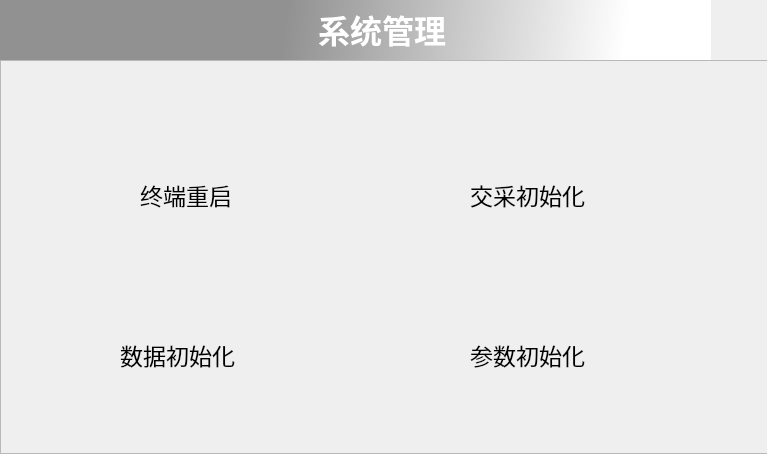
<?xml version="1.0" encoding="UTF-8"?>
<ui version="4.0">
 <class>SysManage</class>
 <widget class="QWidget" name="SysManage">
  <property name="geometry">
   <rect>
    <x>0</x>
    <y>0</y>
    <width>767</width>
    <height>454</height>
   </rect>
  </property>
  <property name="windowTitle">
   <string>Form</string>
  </property>
  <property name="styleSheet">
   <string notr="true"/>
  </property>
  <widget class="QPushButton" name="pushButton_close">
   <property name="geometry">
    <rect>
     <x>710</x>
     <y>0</y>
     <width>61</width>
     <height>60</height>
    </rect>
   </property>
   <property name="styleSheet">
    <string notr="true">outline:none;
border:none;</string>
   </property>
   <property name="text">
    <string/>
   </property>
   <property name="icon">
    <iconset resource="../../imgs.qrc">
     <normaloff>:/new/imgs/images/back1.jpg</normaloff>:/new/imgs/images/back1.jpg</iconset>
   </property>
   <property name="iconSize">
    <size>
     <width>60</width>
     <height>60</height>
    </size>
   </property>
  </widget>
  <widget class="QLabel" name="label">
   <property name="geometry">
    <rect>
     <x>0</x>
     <y>0</y>
     <width>711</width>
     <height>60</height>
    </rect>
   </property>
   <property name="sizePolicy">
    <sizepolicy hsizetype="Ignored" vsizetype="Preferred">
     <horstretch>0</horstretch>
     <verstretch>0</verstretch>
    </sizepolicy>
   </property>
   <property name="font">
    <font>
     <pointsize>20</pointsize>
     <weight>50</weight>
     <bold>false</bold>
     <underline>false</underline>
     <strikeout>false</strikeout>
     <stylestrategy>PreferDefault</stylestrategy>
     <kerning>true</kerning>
    </font>
   </property>
   <property name="cursor">
    <cursorShape>ArrowCursor</cursorShape>
   </property>
   <property name="focusPolicy">
    <enum>Qt::NoFocus</enum>
   </property>
   <property name="styleSheet">
    <string notr="true">background-color: qlineargradient(spread:pad, x1:0, y1:0, x2:1, y2:0.011, stop:0.405128 rgba(145, 145, 145, 255), stop:0.887179 rgba(255, 255, 255, 255));</string>
   </property>
   <property name="text">
    <string>&lt;!DOCTYPE HTML PUBLIC &quot;-//W3C//DTD HTML 4.0//EN&quot; &quot;http://www.w3.org/TR/REC-html40/strict.dtd&quot;&gt;
&lt;html&gt;&lt;head&gt;&lt;meta name=&quot;qrichtext&quot; content=&quot;1&quot; /&gt;&lt;style type=&quot;text/css&quot;&gt;
p, li { white-space: pre-wrap; }
&lt;/style&gt;&lt;/head&gt;&lt;body style=&quot; font-family:'Ubuntu'; font-size:20pt; font-weight:400; font-style:normal;&quot;&gt;
&lt;p align=&quot;center&quot; style=&quot; margin-top:12px; margin-bottom:12px; margin-left:0px; margin-right:0px; -qt-block-indent:0; text-indent:0px;&quot;&gt;&lt;span style=&quot; font-size:24pt; font-weight:600; color:#ffffff;&quot;&gt;      系统管理&lt;/span&gt;&lt;/p&gt;&lt;/body&gt;&lt;/html&gt;</string>
   </property>
   <property name="textFormat">
    <enum>Qt::RichText</enum>
   </property>
   <property name="margin">
    <number>8</number>
   </property>
  </widget>
  <widget class="QFrame" name="frame">
   <property name="geometry">
    <rect>
     <x>0</x>
     <y>60</y>
     <width>771</width>
     <height>394</height>
    </rect>
   </property>
   <property name="styleSheet">
    <string notr="true">#frame{border-image: url(:/new/imgs/images/6_5_3.png);}</string>
   </property>
   <property name="frameShape">
    <enum>QFrame::StyledPanel</enum>
   </property>
   <property name="frameShadow">
    <enum>QFrame::Raised</enum>
   </property>
   <widget class="QLabel" name="label_3">
    <property name="geometry">
     <rect>
      <x>470</x>
      <y>120</y>
      <width>131</width>
      <height>30</height>
     </rect>
    </property>
    <property name="font">
     <font>
      <pointsize>17</pointsize>
     </font>
    </property>
    <property name="text">
     <string>交采初始化</string>
    </property>
   </widget>
   <widget class="QLabel" name="label_4">
    <property name="geometry">
     <rect>
      <x>470</x>
      <y>280</y>
      <width>131</width>
      <height>30</height>
     </rect>
    </property>
    <property name="font">
     <font>
      <pointsize>17</pointsize>
     </font>
    </property>
    <property name="text">
     <string>参数初始化</string>
    </property>
   </widget>
   <widget class="QLabel" name="label_5">
    <property name="geometry">
     <rect>
      <x>120</x>
      <y>280</y>
      <width>131</width>
      <height>30</height>
     </rect>
    </property>
    <property name="font">
     <font>
      <pointsize>17</pointsize>
     </font>
    </property>
    <property name="text">
     <string>数据初始化</string>
    </property>
   </widget>
   <widget class="QLabel" name="label_2">
    <property name="geometry">
     <rect>
      <x>140</x>
      <y>120</y>
      <width>101</width>
      <height>30</height>
     </rect>
    </property>
    <property name="font">
     <font>
      <pointsize>17</pointsize>
     </font>
    </property>
    <property name="text">
     <string>终端重启</string>
    </property>
   </widget>
   <widget class="QPushButton" name="pushButton_dataini">
    <property name="geometry">
     <rect>
      <x>140</x>
      <y>180</y>
      <width>90</width>
      <height>90</height>
     </rect>
    </property>
    <property name="layoutDirection">
     <enum>Qt::LeftToRight</enum>
    </property>
    <property name="text">
     <string/>
    </property>
    <property name="icon">
     <iconset resource="../../imgs.qrc">
      <normaloff>:/new/imgs/images/meun2.png</normaloff>:/new/imgs/images/meun2.png</iconset>
    </property>
    <property name="iconSize">
     <size>
      <width>90</width>
      <height>90</height>
     </size>
    </property>
    <property name="flat">
     <bool>true</bool>
    </property>
   </widget>
   <widget class="QPushButton" name="pushButton_acini">
    <property name="geometry">
     <rect>
      <x>480</x>
      <y>20</y>
      <width>90</width>
      <height>90</height>
     </rect>
    </property>
    <property name="layoutDirection">
     <enum>Qt::LeftToRight</enum>
    </property>
    <property name="text">
     <string/>
    </property>
    <property name="icon">
     <iconset resource="../../imgs.qrc">
      <normaloff>:/new/imgs/images/mc_icon.png</normaloff>:/new/imgs/images/mc_icon.png</iconset>
    </property>
    <property name="iconSize">
     <size>
      <width>90</width>
      <height>90</height>
     </size>
    </property>
    <property name="flat">
     <bool>true</bool>
    </property>
   </widget>
   <widget class="QPushButton" name="pushButton_paramini">
    <property name="geometry">
     <rect>
      <x>480</x>
      <y>180</y>
      <width>90</width>
      <height>90</height>
     </rect>
    </property>
    <property name="layoutDirection">
     <enum>Qt::LeftToRight</enum>
    </property>
    <property name="text">
     <string/>
    </property>
    <property name="icon">
     <iconset resource="../../imgs.qrc">
      <normaloff>:/new/imgs/images/meun3.png</normaloff>:/new/imgs/images/meun3.png</iconset>
    </property>
    <property name="iconSize">
     <size>
      <width>90</width>
      <height>90</height>
     </size>
    </property>
    <property name="flat">
     <bool>true</bool>
    </property>
   </widget>
   <widget class="QPushButton" name="pushButton_restart">
    <property name="geometry">
     <rect>
      <x>140</x>
      <y>20</y>
      <width>90</width>
      <height>90</height>
     </rect>
    </property>
    <property name="layoutDirection">
     <enum>Qt::LeftToRight</enum>
    </property>
    <property name="text">
     <string/>
    </property>
    <property name="icon">
     <iconset resource="../../imgs.qrc">
      <normaloff>:/new/imgs/images/restart.png</normaloff>:/new/imgs/images/restart.png</iconset>
    </property>
    <property name="iconSize">
     <size>
      <width>90</width>
      <height>90</height>
     </size>
    </property>
    <property name="flat">
     <bool>true</bool>
    </property>
   </widget>
  </widget>
 </widget>
 <resources>
  <include location="../../imgs.qrc"/>
 </resources>
 <connections/>
</ui>
